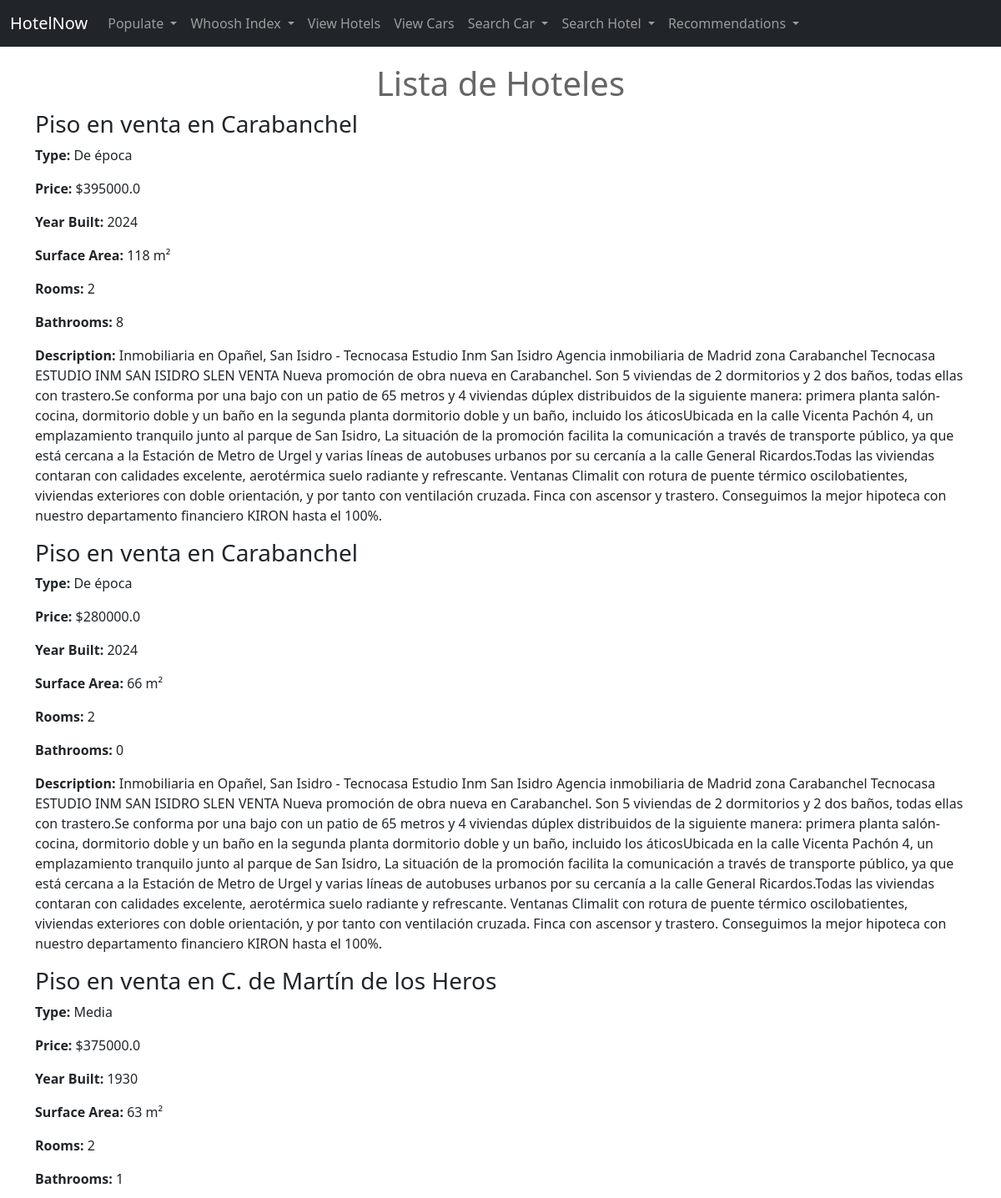
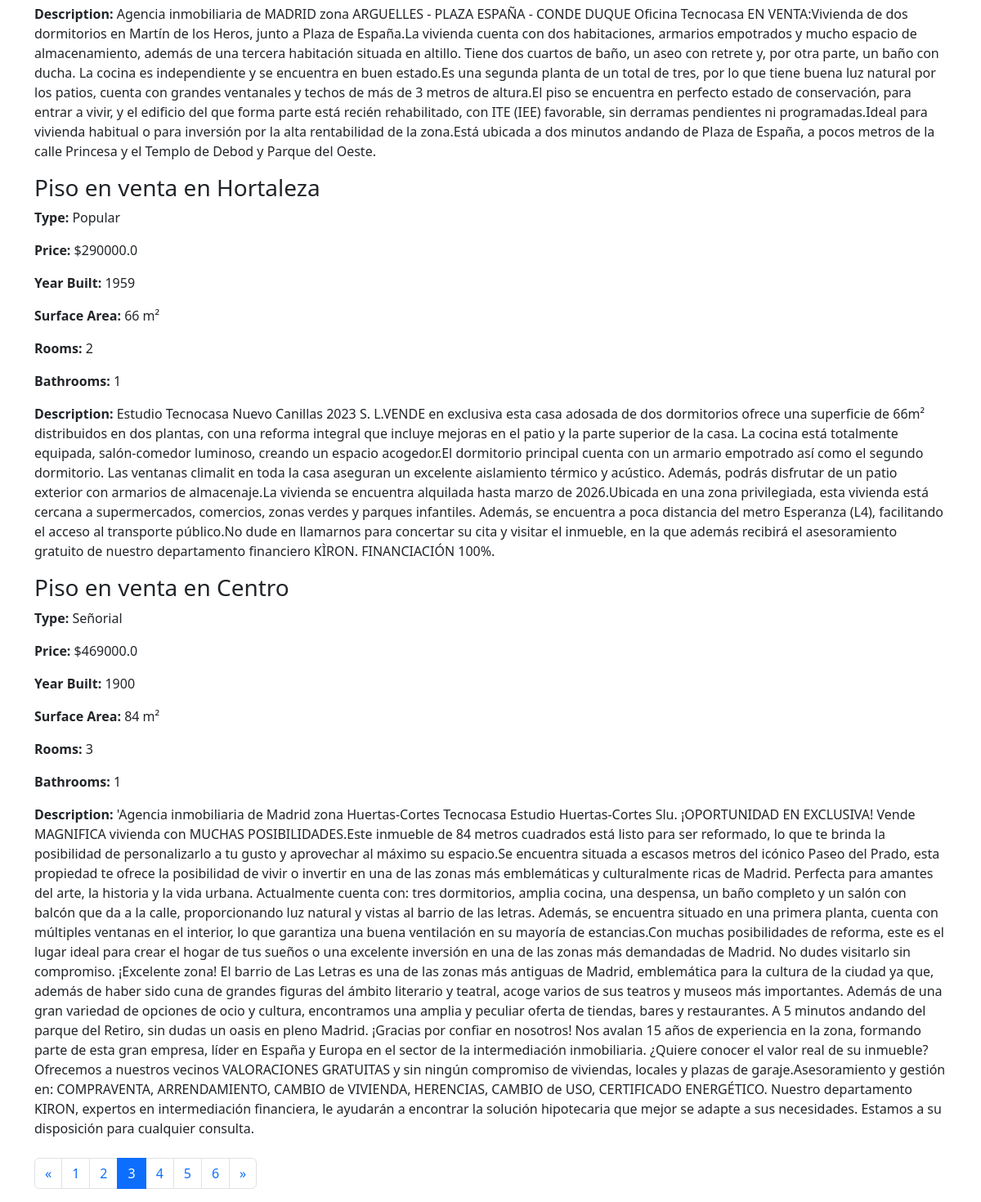
The page /hotel/view_hotels/?page=3 on the database its author committed (2 pictures, top to bottom).
### hotel/models.py (models this page shows, shortened)
class Hotel(models.Model):
    titulo = models.CharField(max_length=255)
    descripcion = models.TextField(null=True, blank=True)
    precio = models.FloatField()
    precio_alquiler = models.FloatField(null=True, blank=True)
    anyo_construccion = models.PositiveIntegerField()
    tipo = models.ForeignKey(Tipo, on_delete=models.SET_NULL, null=True)  # Not unique, allows multiple hotels of the same type
    surface = models.PositiveIntegerField()
    bathrooms = models.PositiveIntegerField()
    rooms = models.PositiveIntegerField()

class Tipo(models.Model):
    nombre = models.CharField(max_length=100, unique=True)  # Ensures each type name is unique

### hotel/views.py (the view)
# urls.py: path('view_hotels/', views.ViewHotels),
def ViewHotels(request):
    hotels = Hotel.objects.all()  # Fetch all hotel
    paginator = Paginator(hotels, 5)
    page_number = request.GET.get('page')
    page_obj = paginator.get_page(page_number)
    return render(request, 'view_hotels.html', {'page_obj': page_obj})

### hotel/templates/view_hotels.html (shortened to what this page needs)
{% extends 'base.html' %}
{% block content %}
<h1 class="text-center">Lista de Hoteles</h1>
<div class="hotel-grid">
    {% for hotel in page_obj %}
        <div class="hotel-card">
            <div class="hotel-details">
                <h3>{{ hotel.titulo }}</h3>
                <p><strong>Type:</strong> {{ hotel.tipo.nombre }}</p>
                <p><strong>Price:</strong> ${{ hotel.precio }}</p>
                <p><strong>Year Built:</strong> {{ hotel.anyo_construccion }}</p>
                <p><strong>Surface Area:</strong> {{ hotel.surface }} m²</p>
                <p><strong>Rooms:</strong> {{ hotel.rooms }}</p>
                <p><strong>Bathrooms:</strong> {{ hotel.bathrooms }}</p>
                {% if hotel.descripcion %}
                    <p><strong>Description:</strong> {{ hotel.descripcion }}</p>
                {% endif %}
            </div>
        </div>
    {% empty %}
    <p class="text-center">No hay hoteles disponibles.</p>
    {% endfor %}
</div>
<div class="pagination mt-4">
    <nav>
        <ul class="pagination justify-content-center">
            {% if page_obj.has_previous %}
                <li class="page-item">
                    <a class="page-link" href="?page={{ page_obj.previous_page_number }}" aria-label="Previous">
                        <span aria-hidden="true">&laquo;</span>
                    </a>
                </li>
            {% else %}
                <li class="page-item disabled">
                    <a class="page-link" href="#" aria-label="Previous">
                        <span aria-hidden="true">&laquo;</span>
                    </a>
                </li>
            {% endif %}
            {% for num in page_obj.paginator.page_range %}
                {% if page_obj.number == num %}
                    <li class="page-item active" aria-current="page">
                        <span class="page-link">{{ num }}</span>
                    </li>
                {% else %}
                    <li class="page-item">
                        <a class="page-link" href="?page={{ num }}">{{ num }}</a>
                    </li>
                {% endif %}
            {% endfor %}
            {% if page_obj.has_next %}
                <li class="page-item">
                    <a class="page-link" href="?page={{ page_obj.next_page_number }}" aria-label="Next">
                        <span aria-hidden="true">&raquo;</span>
                    </a>
                </li>
            {% else %}
                <li class="page-item disabled">
                    <a class="page-link" href="#" aria-label="Next">
                        <span aria-hidden="true">&raquo;</span>
                    </a>
                </li>
            {% endif %}
        </ul>
    </nav>
</div>
{% endblock %}

### static/css/car.css (style rules this page uses)
.text-center { text-align: center; color: #666; margin-top: 20px; }

### rows shown on the page
Hotel: titulo "Piso en venta en Carabanchel", tipo.nombre "De época", precio "395000.0", anyo_construccion "2024", surface "118", rooms "2", bathrooms "8", descripcion "Inmobiliaria en Opañel, San Isidro - Tecnocasa Estudio Inm San Isidro Agencia inmobiliaria de Madrid zona Carabanchel Tecnocasa ESTUDIO INM SAN ISIDRO SLEN VENTA Nueva promoción de obra nueva en Carabanchel. Son 5 viviendas de 2 dormitorios y 2 dos baños, todas ellas con trastero.Se conforma por una bajo con un patio de 65 metros y 4 viviendas dúplex distribuidos de la siguiente manera: primera planta salón-cocina, dormitorio doble y un baño en la segunda planta dormitorio doble y un baño, incluido los áticosUbicada en la calle Vicenta Pachón 4, un emplazamiento tranquilo junto al parque de San Isidro, La situación de la promoción facilita la comunicación a través de transporte público, ya…"
Hotel: titulo "Piso en venta en Carabanchel", tipo.nombre "De época", precio "280000.0", anyo_construccion "2024", surface "66", rooms "2", bathrooms "0", descripcion "Inmobiliaria en Opañel, San Isidro - Tecnocasa Estudio Inm San Isidro Agencia inmobiliaria de Madrid zona Carabanchel Tecnocasa ESTUDIO INM SAN ISIDRO SLEN VENTA Nueva promoción de obra nueva en Carabanchel. Son 5 viviendas de 2 dormitorios y 2 dos baños, todas ellas con trastero.Se conforma por una bajo con un patio de 65 metros y 4 viviendas dúplex distribuidos de la siguiente manera: primera planta salón-cocina, dormitorio doble y un baño en la segunda planta dormitorio doble y un baño, incluido los áticosUbicada en la calle Vicenta Pachón 4, un emplazamiento tranquilo junto al parque de San Isidro, La situación de la promoción facilita la comunicación a través de transporte público, ya…"
Hotel: titulo "Piso en venta en C. de Martín de los Heros", tipo.nombre "Media", precio "375000.0", anyo_construccion "1930", surface "63", rooms "2", bathrooms "1", descripcion "Agencia inmobiliaria de MADRID zona ARGUELLES - PLAZA ESPAÑA - CONDE DUQUE Oficina Tecnocasa EN VENTA:Vivienda de dos dormitorios en Martín de los Heros, junto a Plaza de España.La vivienda cuenta con dos habitaciones, armarios empotrados y mucho espacio de almacenamiento, además de una tercera habitación situada en altillo. Tiene dos cuartos de baño, un aseo con retrete y, por otra parte, un baño con ducha. La cocina es independiente y se encuentra en buen estado.Es una segunda planta de un total de tres, por lo que tiene buena luz natural por los patios, cuenta con grandes ventanales y techos de más de 3 metros de altura.El piso se encuentra en perfecto estado de conservación, para entrar…"
Hotel: titulo "Piso en venta en Hortaleza", tipo.nombre "Popular", precio "290000.0", anyo_construccion "1959", surface "66", rooms "2", bathrooms "1", descripcion "Estudio Tecnocasa Nuevo Canillas 2023 S. L.VENDE en exclusiva esta casa adosada de dos dormitorios ofrece una superficie de 66m² distribuidos en dos plantas, con una reforma integral que incluye mejoras en el patio y la parte superior de la casa. La cocina está totalmente equipada, salón-comedor luminoso, creando un espacio acogedor.El dormitorio principal cuenta con un armario empotrado así como el segundo dormitorio. Las ventanas climalit en toda la casa aseguran un excelente aislamiento térmico y acústico. Además, podrás disfrutar de un patio exterior con armarios de almacenaje.La vivienda se encuentra alquilada hasta marzo de 2026.Ubicada en una zona privilegiada, esta vivienda está…"
Hotel: titulo "Piso en venta en Centro", tipo.nombre "Señorial", precio "469000.0", anyo_construccion "1900", surface "84", rooms "3", bathrooms "1", descripcion "'Agencia inmobiliaria de Madrid zona Huertas-Cortes Tecnocasa Estudio Huertas-Cortes Slu. ¡OPORTUNIDAD EN EXCLUSIVA! Vende MAGNIFICA vivienda con MUCHAS POSIBILIDADES.Este inmueble de 84 metros cuadrados está listo para ser reformado, lo que te brinda la posibilidad de personalizarlo a tu gusto y aprovechar al máximo su espacio.Se encuentra situada a escasos metros del icónico Paseo del Prado, esta propiedad te ofrece la posibilidad de vivir o invertir en una de las zonas más emblemáticas y culturalmente ricas de Madrid. Perfecta para amantes del arte, la historia y la vida urbana. Actualmente cuenta con: tres dormitorios, amplia cocina, una despensa, un baño completo y un salón con balcón…"

### other values the page prints
{{ num }} "1" "2" "4" "5" "6"
{{ num }} "3"
